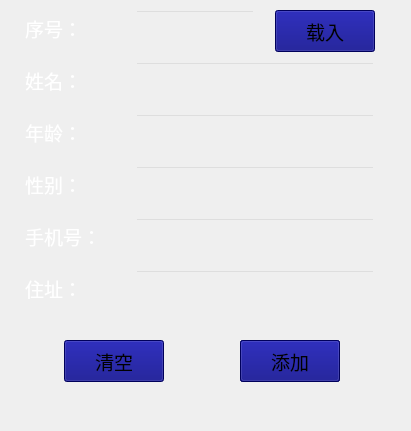
  <widget class="QWidget" name="widget" native="true">
   <property name="enabled">
    <bool>true</bool>
   </property>
   <property name="geometry">
    <rect>
     <x>660</x>
     <y>280</y>
     <width>411</width>
     <height>431</height>
    </rect>
   </property>
   <widget class="QLabel" name="label_3">
    <property name="geometry">
     <rect>
      <x>25</x>
      <y>10</y>
      <width>100</width>
      <height>36</height>
     </rect>
    </property>
    <property name="font">
     <font>
      <family>黑体</family>
      <pointsize>14</pointsize>
     </font>
    </property>
    <property name="styleSheet">
     <string notr="true">background:transparent;
color: rgb(255, 255, 255);</string>
    </property>
    <property name="text">
     <string>序号：</string>
    </property>
   </widget>
   <widget class="QLabel" name="label_4">
    <property name="geometry">
     <rect>
      <x>25</x>
      <y>62</y>
      <width>100</width>
      <height>36</height>
     </rect>
    </property>
    <property name="font">
     <font>
      <family>黑体</family>
      <pointsize>14</pointsize>
     </font>
    </property>
    <property name="styleSheet">
     <string notr="true">background:transparent;
color: rgb(255, 255, 255);</string>
    </property>
    <property name="text">
     <string>姓名：</string>
    </property>
   </widget>
   <widget class="QLabel" name="label_5">
    <property name="geometry">
     <rect>
      <x>25</x>
      <y>114</y>
      <width>100</width>
      <height>36</height>
     </rect>
    </property>
    <property name="font">
     <font>
      <family>黑体</family>
      <pointsize>14</pointsize>
     </font>
    </property>
    <property name="styleSheet">
     <string notr="true">background:transparent;
color: rgb(255, 255, 255);</string>
    </property>
    <property name="text">
     <string>年龄：</string>
    </property>
   </widget>
   <widget class="QLabel" name="label_6">
    <property name="geometry">
     <rect>
      <x>25</x>
      <y>166</y>
      <width>100</width>
      <height>36</height>
     </rect>
    </property>
    <property name="font">
     <font>
      <family>黑体</family>
      <pointsize>14</pointsize>
     </font>
    </property>
    <property name="styleSheet">
     <string notr="true">background:transparent;
color: rgb(255, 255, 255);</string>
    </property>
    <property name="text">
     <string>性别：</string>
    </property>
   </widget>
   <widget class="QLabel" name="label_7">
    <property name="geometry">
     <rect>
      <x>25</x>
      <y>218</y>
      <width>100</width>
      <height>36</height>
     </rect>
    </property>
    <property name="font">
     <font>
      <family>黑体</family>
      <pointsize>14</pointsize>
     </font>
    </property>
    <property name="styleSheet">
     <string notr="true">background:transparent;
color: rgb(255, 255, 255);</string>
    </property>
    <property name="text">
     <string>手机号：</string>
    </property>
   </widget>
   <widget class="QLabel" name="label_8">
    <property name="geometry">
     <rect>
      <x>25</x>
      <y>270</y>
      <width>100</width>
      <height>36</height>
     </rect>
    </property>
    <property name="font">
     <font>
      <family>黑体</family>
      <pointsize>14</pointsize>
     </font>
    </property>
    <property name="styleSheet">
     <string notr="true">background:transparent;
color: rgb(255, 255, 255);</string>
    </property>
    <property name="text">
     <string>住址：</string>
    </property>
   </widget>
   <widget class="QLineEdit" name="lineEdit_2">
    <property name="geometry">
     <rect>
      <x>135</x>
      <y>10</y>
      <width>120</width>
      <height>42</height>
     </rect>
    </property>
    <property name="styleSheet">
     <string notr="true">background:transparent;
color: rgb(255, 255, 255);</string>
    </property>
   </widget>
   <widget class="QLineEdit" name="lineEdit_3">
    <property name="geometry">
     <rect>
      <x>135</x>
      <y>62</y>
      <width>240</width>
      <height>42</height>
     </rect>
    </property>
    <property name="styleSheet">
     <string notr="true">background:transparent;
color: rgb(255, 255, 255);</string>
    </property>
   </widget>
   <widget class="QLineEdit" name="lineEdit_4">
    <property name="geometry">
     <rect>
      <x>135</x>
      <y>114</y>
      <width>240</width>
      <height>42</height>
     </rect>
    </property>
    <property name="styleSheet">
     <string notr="true">background:transparent;
color: rgb(255, 255, 255);</string>
    </property>
   </widget>
   <widget class="QLineEdit" name="lineEdit_5">
    <property name="geometry">
     <rect>
      <x>135</x>
      <y>166</y>
      <width>240</width>
      <height>42</height>
     </rect>
    </property>
    <property name="styleSheet">
     <string notr="true">background:transparent;
color: rgb(255, 255, 255);</string>
    </property>
   </widget>
   <widget class="QLineEdit" name="lineEdit_6">
    <property name="geometry">
     <rect>
      <x>135</x>
      <y>218</y>
      <width>240</width>
      <height>42</height>
     </rect>
    </property>
    <property name="styleSheet">
     <string notr="true">background:transparent;
color: rgb(255, 255, 255);</string>
    </property>
   </widget>
   <widget class="QLineEdit" name="lineEdit_7">
    <property name="geometry">
     <rect>
      <x>135</x>
      <y>270</y>
      <width>240</width>
      <height>42</height>
     </rect>
    </property>
    <property name="styleSheet">
     <string notr="true">background:transparent;
color: rgb(255, 255, 255);</string>
    </property>
   </widget>
   <widget class="QPushButton" name="pushButton_5">
    <property name="geometry">
     <rect>
      <x>240</x>
      <y>340</y>
      <width>100</width>
      <height>42</height>
     </rect>
    </property>
    <property name="font">
     <font>
      <family>黑体</family>
      <pointsize>14</pointsize>
     </font>
    </property>
    <property name="styleSheet">
     <string notr="true">background-color: rgb(0, 0, 127);</string>
    </property>
    <property name="text">
     <string>修改</string>
    </property>
   </widget>
   <widget class="QPushButton" name="pushButton_6">
    <property name="geometry">
     <rect>
      <x>64</x>
      <y>340</y>
      <width>100</width>
      <height>42</height>
     </rect>
    </property>
    <property name="font">
     <font>
      <family>黑体</family>
      <pointsize>14</pointsize>
     </font>
    </property>
    <property name="styleSheet">
     <string notr="true">background-color: rgb(0, 0, 127);</string>
    </property>
    <property name="text">
     <string>清空</string>
    </property>
   </widget>
   <widget class="QPushButton" name="pushButton_7">
    <property name="geometry">
     <rect>
      <x>275</x>
      <y>10</y>
      <width>100</width>
      <height>42</height>
     </rect>
    </property>
    <property name="font">
     <font>
      <family>黑体</family>
      <pointsize>14</pointsize>
     </font>
    </property>
    <property name="styleSheet">
     <string notr="true">background-color: rgb(0, 0, 127);</string>
    </property>
    <property name="text">
     <string>载入</string>
    </property>
   </widget>
   <widget class="QPushButton" name="pushButton_8">
    <property name="geometry">
     <rect>
      <x>240</x>
      <y>340</y>
      <width>100</width>
      <height>42</height>
     </rect>
    </property>
    <property name="font">
     <font>
      <family>黑体</family>
      <pointsize>14</pointsize>
     </font>
    </property>
    <property name="styleSheet">
     <string notr="true">background-color: rgb(0, 0, 127);</string>
    </property>
    <property name="text">
     <string>添加</string>
    </property>
   </widget>
  </widget>
